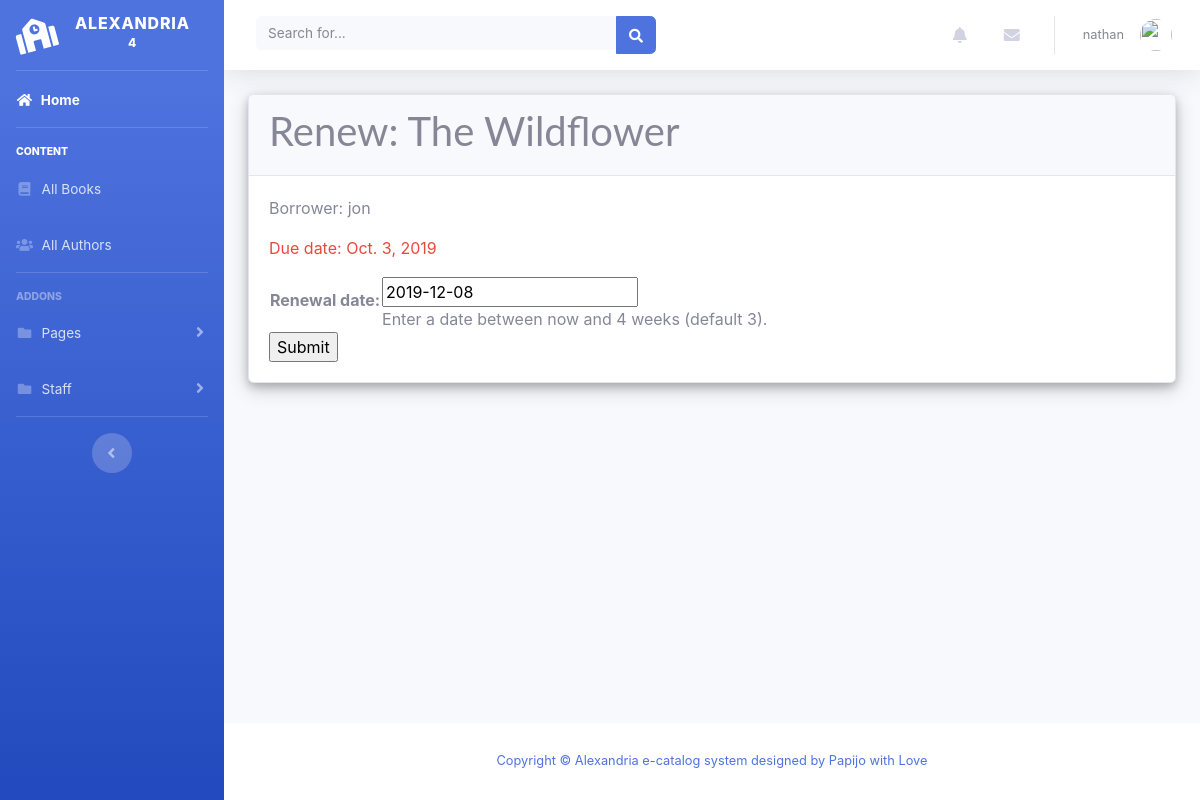
The app's page /book/4c55d0f1-ff28-4bbb-86a0-6f25d3980fe1/renew/ (signed in) with its own data.
### catalog/models.py (models this page shows, shortened)
class BookInstance(models.Model):
    id = models.UUIDField(primary_key=True, default=uuid.uuid4, help_text='Unique ID for this particular book across whole library')
    book = models.ForeignKey('Book', on_delete=models.SET_NULL, null=True)
    imprint = models.CharField(max_length=200)
    due_back = models.DateField(null=True, blank=True)
    borrower = models.ForeignKey(User, on_delete=models.SET_NULL, null=True, blank=True)
    LOAN_STATUS = (
        ('m', 'Maintenance'),
        ('o', 'On loan'),
        ('a', 'Available'),
        ('r', 'Reserved'),
    )
    status = models.CharField(
        max_length=1,
        choices=LOAN_STATUS,
        blank=True,
        default='m',
        help_text='Book availability',
    )
    class Meta:
        ordering = ['due_back']
        permissions = (("can_mark_returned", "Set book as returned"),)
    @property
    def is_overdue(self):
        if self.due_back and date.today() > self.due_back:
            return True
        return False

class Book(models.Model):
    title = models.CharField(max_length=200)
    author = models.ForeignKey('Author', on_delete=models.SET_NULL, null=True)
    summary = models.TextField(max_length=1000, help_text='Enter a brief description of the book')
    isbn = models.CharField('ISBN', max_length=13, help_text='13 Character <a href="https://www.isbn-international.org/content/what-isbn">ISBN number</a>')
    genre = models.ManyToManyField(Genre, help_text='Select a genre for this book')
    language = models.ForeignKey('Language', on_delete=models.SET_NULL, null=True)
    image = models.ImageField(upload_to='uploads/book', blank=True, null = True)
    def display_genre(self):
        """Create a string for the Genre. This is required to display genre in Admin."""
        return ', '.join(genre.name for genre in self.genre.all()[:3])
    display_genre.short_description = 'Genre'
    def book_cover(self):
        return format_html('<img src = "/media/%s" width="100" height="100" />' % (self.image))
    book_cover.short_description = 'Image'
    book_cover.allow_tags = True

### catalog/views.py (the view)
# urls.py: path('book/<uuid:pk>/renew/', views.renew_book_librarian, name='renew-book-librarian'),
@permission_required('catalog.can_mark_returned')
def renew_book_librarian(request, pk):
    book_instance = get_object_or_404(BookInstance, pk=pk)
    if request.method == 'POST':
        form = RenewBookForm(request.POST)
        if form.is_valid():
            book_instance.due_back = form.cleaned_data['renewal_date']
            book_instance.save()
            return HttpResponseRedirect(reverse('all-borrowed') )
    else:
        proposed_renewal_date = datetime.date.today() + datetime.timedelta(weeks=3)
        form = RenewBookForm(initial={'renewal_date': proposed_renewal_date})
    context = {
        'form': form,
        'book_instance': book_instance,
    }
    return render(request, 'catalog/book_renew_librarian.html', context)

### catalog/forms.py (shortened to what this page needs)
class RenewBookForm(forms.Form):
    renewal_date = forms.DateField(help_text="Enter a date between now and 4 weeks (default 3).")

### catalog/templates/catalog/book_renew_librarian.html (shortened to what this page needs)
{% extends "base_generic.html" %}
{% block content %}
    <div class="card mb-4">
        <div class="card-header">
            <h1>Renew: {{book_instance.book.title}}</h1>
        </div>
        <div class="card-body">
            <p>Borrower: {{book_instance.borrower}}</p>
            <p{% if book_instance.is_overdue %} class="text-danger"{% endif %}>Due date: {{book_instance.due_back}}</p>
            <form action="" method="post">
                <table>
                {{ form.as_table }}
                </table>
                <input type="submit" value="Submit" />
            </form>
        </div>
      </div>
{% endblock %}

### catalog/templates/base_generic.html (shortened to what this page needs)
<!DOCTYPE html>
<html lang="en">
<head>
  {% load static %}
  <link rel="stylesheet" href="{% static 'css/bootstrap.min.css' %}">
  <link rel="stylesheet" href="{% static 'css/css/all.css' %}">
  <link rel="stylesheet" href="{% static 'css/css/brands.css' %}">
  <link rel="stylesheet" href="{% static 'css/css/fontawesome.css' %}">
  <link rel="stylesheet" href="{% static 'css/animate.css' %}">
  <link rel="stylesheet" href="{% static 'css/style.css' %}">
  <link rel="stylesheet" href="{% static 'css/css/solid.css' %}">
  <link rel="stylesheet" href="{% static 'css/landing-page.css' %}">
  <link rel="stylesheet" href="{% static 'css/sb-admin-2.css' %}">
</head>
<body id="page-top">
    <div id="wrapper">
      <ul class="navbar-nav bg-gradient-primary sidebar sidebar-dark accordion" id="accordionSidebar">
        <a class="sidebar-brand d-flex align-items-center justify-content-center" href="{% url 'homepage' %}">
          <div class="sidebar-brand-icon rotate-n-15">
            <i class="fas fa-school"></i>
          </div>
          <div class="sidebar-brand-text mx-3">Alexandria <sup>4</sup></div>
        </a>
        <hr class="sidebar-divider my-0">
        <li class="nav-item active">
          <a class="nav-link" href="{% url 'index' %}">
            <i class="fas fa-fw fa-home"></i>
            <span>Home</span></a>
        </li>
        <hr class="sidebar-divider">
        <div class="sidebar-heading text-white">
          Content
        </div>
        <li class="nav-item">
          <a class="nav-link collapsed" href="{% url 'books' %}"  >
            <i class="fas fa-fw fa-book"></i>
            <span>All Books</span>
          </a>
        </li>
        <li class="nav-item">
          <a class="nav-link collapsed" href="{% url 'authors' %}" >
            <i class="fas fa-fw fa-users"></i>
            <span>All Authors</span>
          </a>
        </li>
        <hr class="sidebar-divider">
        <div class="sidebar-heading">
          Addons
        </div>
        <li class="nav-item">
          <a class="nav-link collapsed" href="#" data-toggle="collapse" data-target="#collapsePages" aria-expanded="true" aria-controls="collapsePages">
            <i class="fas fa-fw fa-folder"></i>
            <span>Pages</span>
          </a>
        </li>
        {% if user.is_staff %}
        <li class="nav-item">
            <a class="nav-link collapsed" href="#" data-toggle="collapse" data-target="#collapseStaff" aria-expanded="true" aria-controls="collapsePages">
              <i class="fas fa-fw fa-folder"></i>
              <span>Staff</span>
            </a>
          </li>
          {% endif %}
        <hr class="sidebar-divider d-none d-md-block">
        <div class="text-center d-none d-md-inline">
          <button class="rounded-circle border-0" id="sidebarToggle"></button>
        </div>
      </ul>
      <div id="content-wrapper" class="d-flex flex-column">
        <div id="content">
          <nav class="navbar navbar-expand navbar-light bg-white topbar mb-4 static-top shadow">
            <form class="d-none d-sm-inline-block form-inline mr-auto ml-md-3 my-2 my-md-0 mw-100 navbar-search">
              <div class="input-group">
                <input type="text" class="form-control bg-light border-0 small" placeholder="Search for..." aria-label="Search" aria-describedby="basic-addon2">
                <div class="input-group-append">
                  <button class="btn btn-primary" type="button">
                    <i class="fas fa-search fa-sm"></i>
                  </button>
                </div>
              </div>
            </form>
            <ul class="navbar-nav ml-auto">
              <li class="nav-item dropdown no-arrow mx-1">
                <a class="nav-link dropdown-toggle" href="#" id="alertsDropdown" role="button" data-toggle="dropdown" aria-haspopup="true" aria-expanded="false">
                  <i class="fas fa-bell fa-fw"></i>
                </a>
              </li>
              <li class="nav-item dropdown no-arrow mx-1">
                <a class="nav-link dropdown-toggle" href="#" id="messagesDropdown" role="button" data-toggle="dropdown" aria-haspopup="true" aria-expanded="false">
                  <i class="fas fa-envelope fa-fw"></i>
                </a>
              </li>
              {% if user.is_authenticated %}
              <li class="nav-item dropdown no-arrow">
                <a class="nav-link dropdown-toggle" href="#" id="userDropdown" role="button" data-toggle="dropdown" aria-haspopup="true" aria-expanded="false">
                  <span class="mr-2 d-none d-lg-inline text-gray-600 small">{{ user.get_username }}</span>
                  <img class="img-profile rounded-circle" src="https://source.unsplash.com/QAB-WJcbgJk/60x60">
                </a>
              </li>
              {% endif %}
            </ul>
          </nav>
          <div class="container-fluid" >
            {% block content %}{% endblock %}
          </div>
        </div>
        <footer class="sticky-footer bg-white">
          <div class="container my-auto">
            <div class="copyright text-center my-auto">
              <span><a href="http://ebhota.github.io/">Copyright &copy; Alexandria e-catalog system designed by Papijo with Love</a> </span>
            </div>
          </div>
        </footer>
      </div>
    </div>
  </body>
</html>

### catalog/static/css/css/all.css (style rules this page uses)
.fa, .fas, .far, .fal, .fad, .fab { -moz-osx-font-smoothing: grayscale; -webkit-font-smoothing: antialiased; display: inline-block; font-style: normal; font-variant: normal; text-rendering: auto; line-height: 1; }
.fa-sm { font-size: .875em; }
.fa-fw { text-align: center; width: 1.25em; }
.fa-bell:before { content: "\f0f3"; }
.fa-book:before { content: "\f02d"; }
.fa-envelope:before { content: "\f0e0"; }
.fa-folder:before { content: "\f07b"; }
.fa-home:before { content: "\f015"; }
.fa-school:before { content: "\f549"; }
.fa-search:before { content: "\f002"; }
.fa-users:before { content: "\f0c0"; }
.fa, .fas { font-family: 'Font Awesome 5 Free'; font-weight: 900; }

### catalog/static/css/style.css (style rules this page uses)
div.card { box-shadow: 0 4px 8px 0 rgba(0, 0, 0, 0.2), 0 6px 20px 0 rgba(0, 0, 0, 0.19); }

### catalog/static/css/css/solid.css (style rules this page uses)
.fa, .fas { font-family: 'Font Awesome 5 Free'; font-weight: 900; }

### catalog/static/css/landing-page.css (style rules this page uses)
body { font-family: 'Lato', 'Helvetica Neue', Helvetica, Arial, sans-serif; }
h1, h2, h3, h4, h5, h6 { font-family: 'Lato', 'Helvetica Neue', Helvetica, Arial, sans-serif; font-weight: 700; }

### records on screen
BookInstance: book "The Wildflower", borrower "jon", due_back "Oct. 3, 2019"

### other values on screen
{{ user.get_username }} "nathan"
